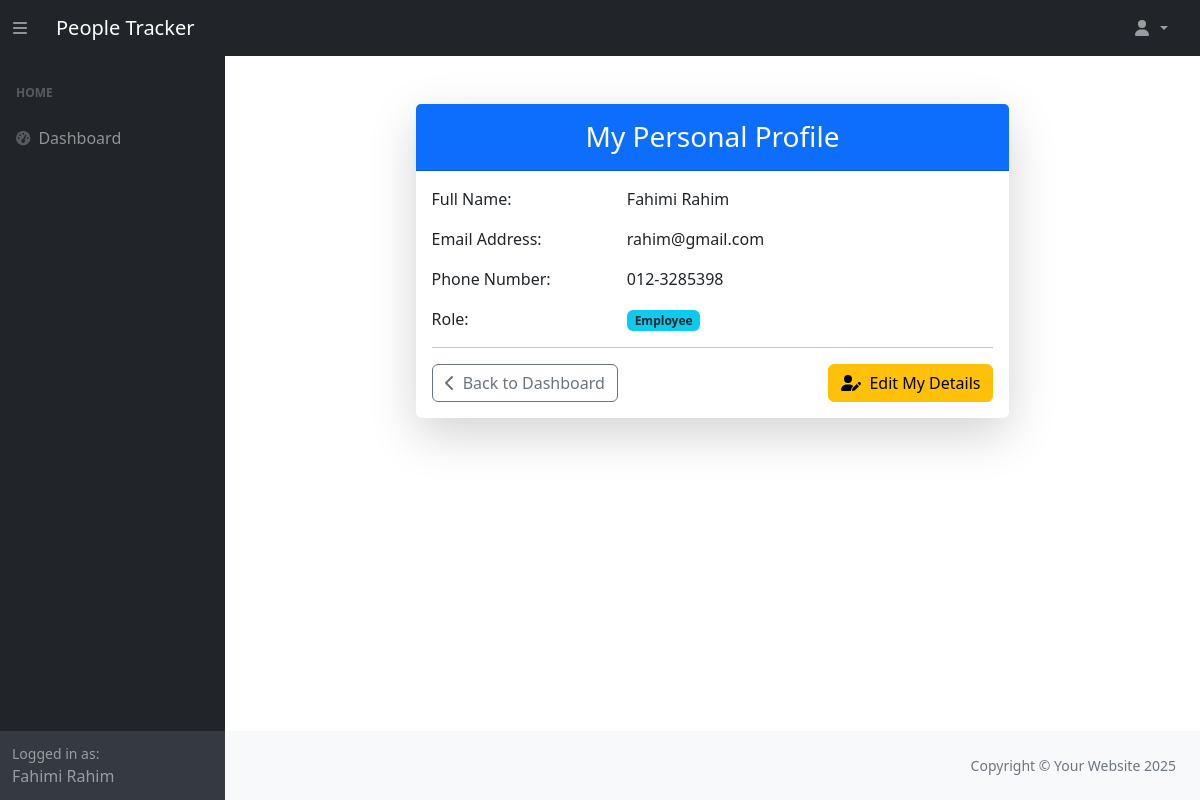
The page /people_management/my-profile/ (signed in) on the database as committed earlier.
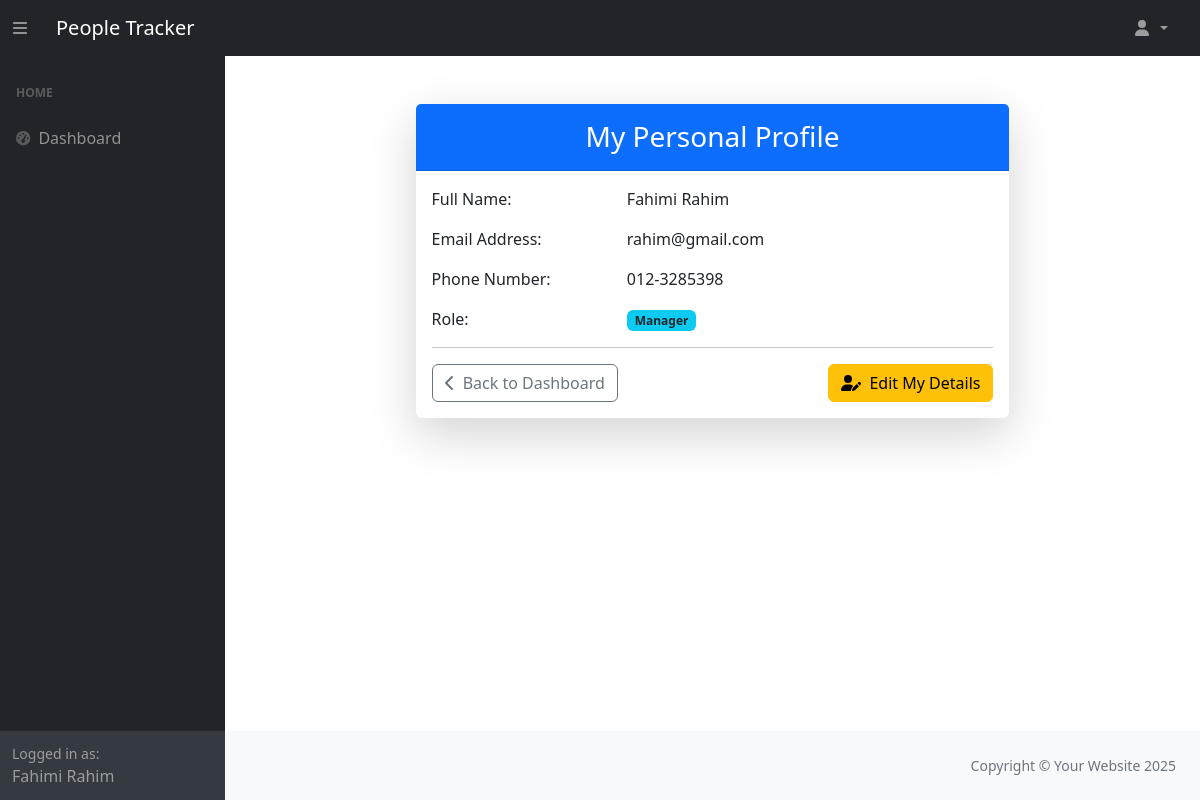
The same page on the database as committed later.
### people_management/models.py (models this page shows, shortened)
class Person(models.Model):
    ROLE_CHOICES = [
        ('employee', 'Employee'),
        ('manager', 'Manager'),
        ('hr_admin', 'HR Admin'),
    ]
    first_name = models.CharField(max_length=50, help_text="The employee's first name.")
    last_name = models.CharField(max_length=50, help_text="The employee's last name.")
    email = models.EmailField(max_length=255, unique=True, help_text="The employee's email address.")
    phone_number = models.CharField(max_length=15, blank=True, help_text="Contact number of the employee.")
    date_of_birth = models.DateField(help_text="Employee's date of birth.")
    active = models.BooleanField(default=False, help_text="Indicates if the person is currently employed.")
    manager = models.ForeignKey(
        'self', on_delete=models.SET_NULL, null=True, blank=True, related_name="team_members",
        help_text="Manager supervising this employee."
    )
    role = models.CharField(
        max_length=10, choices=ROLE_CHOICES, default='employee', help_text="The role of the person in the company."
    )
    user = models.OneToOneField(
        "auth.User", on_delete=models.SET_NULL, related_name="person", null=True, blank=True,
        help_text="The associated Django user account."
    )
    history = HistoricalRecords()

### people_management/views.py (the view)
# urls.py: path('my-profile/', views.ViewOwnPerson.as_view(), name='view_own_person'),
class ViewOwnPerson(LoginRequiredMixin, DetailView):
    template_name = "people_management/view_own_person.html"
    context_object_name = "person"
    def get_object(self):
        return get_object_or_404(Person, user=self.request.user)

### people_management/context_processors.py (called while the page is built)
def inject_person(request):
    user = request.user
    current_person = getattr(user, "person", None) if user.is_authenticated else None
    return {"current_person": current_person}

### people_management/templates/people_management/view_own_person.html
{% extends 'dashboard/base.html' %}
{% block content %}
<div class="container mt-5">
    <div class="row justify-content-center">
        <div class="col-md-8">
            <div class="card shadow-lg border-0 rounded-lg">
                <div class="card-header bg-primary text-white">
                    <h3 class="text-center my-2">My Personal Profile</h3>
                </div>
                <div class="card-body">
                    <div class="row mb-3">
                        <div class="col-sm-4 font-weight-bold">Full Name:</div>
                        <div class="col-sm-8">{{ person.first_name }} {{ person.last_name }}</div>
                    </div>
                    <div class="row mb-3">
                        <div class="col-sm-4 font-weight-bold">Email Address:</div>
                        <div class="col-sm-8">{{ person.email }}</div>
                    </div>
                    <div class="row mb-3">
                        <div class="col-sm-4 font-weight-bold">Phone Number:</div>
                        <div class="col-sm-8">{{ person.phone_number|default:"Not Provided" }}</div>
                    </div>
                    <div class="row mb-3">
                        <div class="col-sm-4 font-weight-bold">Role:</div>
                        <div class="col-sm-8"><span class="badge bg-info text-dark">{{ person.get_role_display }}</span></div>
                    </div>
                    <hr>
                        <div class="d-flex justify-content-between align-items-center gap-2">
                            <a href="{% url 'dashboard:dashboard' %}" class="btn btn-outline-secondary">
                                <i class="fas fa-chevron-left me-1"></i> Back to Dashboard
                            </a>
                            <a href="{% url 'people_management:edit_own_person' %}" class="btn btn-warning">
                                <i class="fas fa-user-edit me-1"></i> Edit My Details
                            </a>
                        </div>
                </div>
            </div>
        </div>
    </div>
</div>
{% endblock %}

Rows that differ between the two databases and show on the page:
changed Person "Fahimi": role "Employee" → "Manager"
